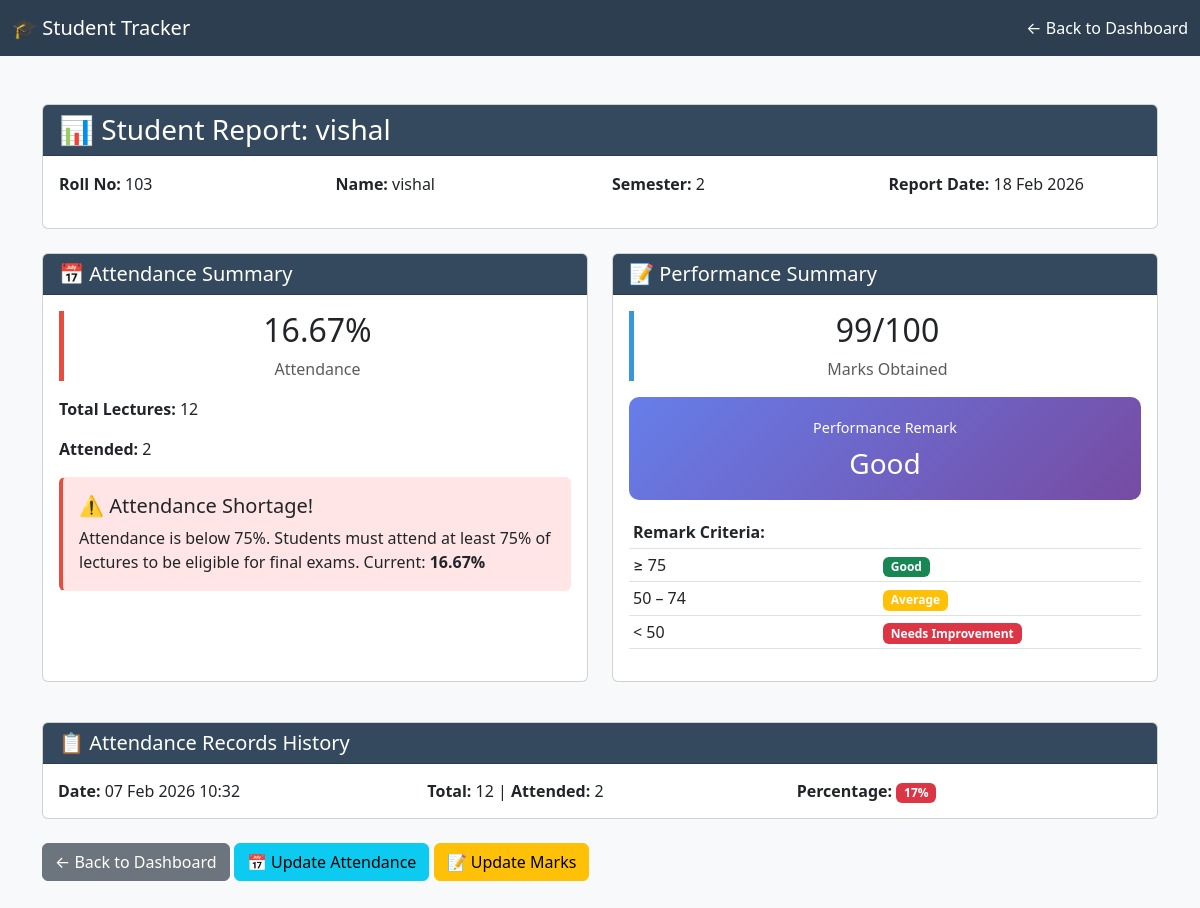
The page /report/2/ (signed in) on the database its author committed.
### tracker/models.py (models this page shows, shortened)
class Student(models.Model):
    user = models.OneToOneField(
        User,
        on_delete=models.CASCADE,
        null=True,
        blank=True
    )
    roll_no = models.IntegerField(unique=True)
    name = models.CharField(max_length=100)
    semester = models.IntegerField(
        validators=[MinValueValidator(1), MaxValueValidator(8)]
    )
    def get_total_lectures(self):
        latest = self.attendance_records.first()
        return latest.total_lectures if latest else 0
    def get_attended_lectures(self):
        latest = self.attendance_records.first()
        return latest.attended_lectures if latest else 0
    def get_attendance_percentage(self):
        total = self.get_total_lectures()
        if total == 0:
            return 0
        return round((self.get_attended_lectures() / total) * 100, 2)
    def has_attendance_shortage(self):
        return self.get_attendance_percentage() < 75

class Mark(models.Model):
    student = models.OneToOneField(
        Student,
        on_delete=models.CASCADE,
        related_name="mark"
    )
    marks_obtained = models.IntegerField(validators=[MinValueValidator(0), MaxValueValidator(100)])
    def get_performance_remark(self):
        if self.marks_obtained >= 75:
            return "Good"
        elif self.marks_obtained >= 50:
            return "Average"
        return "Needs Improvement"

class AttendanceRecord(models.Model):
    student = models.ForeignKey(
        Student,
        on_delete=models.CASCADE,
        related_name="attendance_records"
    )
    date = models.DateTimeField(default=timezone.now)
    total_lectures = models.IntegerField(validators=[MinValueValidator(1)])
    attended_lectures = models.IntegerField(validators=[MinValueValidator(0)])
    class Meta:
        ordering = ['-date']

### tracker/views.py (the view)
# urls.py: path('report/<int:pk>/', StudentReportView.as_view(), name='student_report'),
class StudentReportView(LoginRequiredMixin, DetailView):
    model = Student
    template_name = 'tracker/student_report.html'
    context_object_name = 'student'
    def get_context_data(self, **kwargs):
        context = super().get_context_data(**kwargs)
        student = self.get_object()
        attendance_records = AttendanceRecord.objects.filter(student=student)
        total_lectures = 0
        attended_lectures = 0
        for record in attendance_records:
            total_lectures += record.total_lectures
            attended_lectures += record.attended_lectures
        attendance_percentage = (
            (attended_lectures / total_lectures) * 100
            if total_lectures > 0 else 0
        )
        mark = Mark.objects.filter(student=student).first()
        context.update({
            'attendance_records': attendance_records,
            'total_lectures': total_lectures,
            'attended_lectures': attended_lectures,
            'attendance_percentage': round(attendance_percentage, 2),
            'mark': mark,
        })
        return context

### tracker/templates/tracker/student_report.html (shortened to what this page needs)
<!DOCTYPE html>
<html lang="en">
<head>
    <link href="https://cdn.jsdelivr.net/npm/bootstrap@5.3.0/dist/css/bootstrap.min.css" rel="stylesheet">
</head>
<body class="bg-light">
    <nav class="navbar navbar-expand-lg navbar-dark">
        <div class="container-fluid">
            <span class="navbar-brand">🎓 Student Tracker</span>
            <a href="{% url 'student_list' %}" class="nav-link ms-auto">← Back to Dashboard</a>
        </div>
    </nav>
    <div class="container mt-5">
        <div class="card mb-4">
            <div class="card-header">
                <h3 class="mb-0">📊 Student Report: {{ student.name }}</h3>
            </div>
            <div class="card-body">
                <div class="row">
                    <div class="col-md-3">
                        <p><strong>Roll No:</strong> {{ student.roll_no }}</p>
                    </div>
                    <div class="col-md-3">
                        <p><strong>Name:</strong> {{ student.name }}</p>
                    </div>
                    <div class="col-md-3">
                        <p><strong>Semester:</strong> {{ student.semester }}</p>
                    </div>
                    <div class="col-md-3">
                        <p><strong>Report Date:</strong> {% now "d M Y" %}</p>
                    </div>
                </div>
            </div>
        </div>
        <div class="row mb-4">
            <div class="col-md-6 mb-3">
                <div class="card h-100">
                    <div class="card-header">
                        <h5 class="mb-0">📅 Attendance Summary</h5>
                    </div>
                    <div class="card-body">
                        <div class="stat-card {% if attendance_percentage < 75 %}warning{% else %}success{% endif %}">
                            <h2 class="text-center">{{ attendance_percentage }}%</h2>
                            <p class="text-center text-muted">Attendance</p>
                        </div>
                        <div class="mt-3">
                            <p><strong>Total Lectures:</strong> {{ total_lectures }}</p>
                            <p><strong>Attended:</strong> {{ attended_lectures }}</p>
                        </div>
                        {% if student.has_attendance_shortage %}
                            <div class="alert attendance-alert mt-3" role="alert">
                                <h5>⚠️ Attendance Shortage!</h5>
                                <p class="mb-0">
                                    Attendance is below 75%. Students must attend at least 75% of lectures
                                    to be eligible for final exams. Current: <strong>{{ attendance_percentage }}%</strong>
                                </p>
                            </div>
                        {% else %}
                            <div class="alert alert-success mt-3" role="alert">
                                <h5>✓ Good Attendance</h5>
                                <p class="mb-0">Current attendance meets the minimum requirement of 75%.</p>
                            </div>
                        {% endif %}
                    </div>
                </div>
            </div>
            <div class="col-md-6 mb-3">
                <div class="card h-100">
                    <div class="card-header">
                        <h5 class="mb-0">📝 Performance Summary</h5>
                    </div>
                    <div class="card-body">
                        {% if mark %}
                            <div class="stat-card">
                                <h2 class="text-center">{{ mark.marks_obtained }}/100</h2>
                                <p class="text-center text-muted">Marks Obtained</p>
                            </div>
                            <div class="remark-box mt-3">
                                <p class="mb-0" style="font-size: 0.9rem;">Performance Remark</p>
                                <h3 class="mt-2 mb-0">{{ mark.get_performance_remark }}</h3>
                            </div>
                            <div class="mt-3">
                                <table class="table table-sm">
                                    <tbody>
                                        <tr>
                                            <td><strong>Remark Criteria:</strong></td>
                                            <td></td>
                                        </tr>
                                        <tr>
                                            <td>≥ 75</td>
                                            <td><span class="badge bg-success">Good</span></td>
                                        </tr>
                                        <tr>
                                            <td>50 – 74</td>
                                            <td><span class="badge bg-warning">Average</span></td>
                                        </tr>
                                        <tr>
                                            <td>&lt; 50</td>
                                            <td><span class="badge bg-danger">Needs Improvement</span></td>
                                        </tr>
                                    </tbody>
                                </table>
                            </div>
                        {% else %}
                            <div class="alert alert-info" role="alert">
                                <p class="mb-0">No marks have been entered yet. Please enter marks to see the performance remark.</p>
                            </div>
                        {% endif %}
                    </div>
                </div>
            </div>
        </div>
        {% if attendance_records %}
            <div class="card mb-4">
                <div class="card-header">
                    <h5 class="mb-0">📋 Attendance Records History</h5>
                </div>
                <div class="card-body p-0">
                    {% for record in attendance_records %}
                        <div class="record-item">
                            <div class="row">
                                <div class="col-md-4">
                                    <strong>Date:</strong> {{ record.date|date:"d M Y H:i" }}
                                </div>
                                <div class="col-md-4">
                                    <strong>Total:</strong> {{ record.total_lectures }} | <strong>Attended:</strong> {{ record.attended_lectures }}
                                </div>
                                <div class="col-md-4">
                                    {% widthratio record.attended_lectures record.total_lectures 100 as percentage %}
                                    <strong>Percentage:</strong>
                                    {% if percentage >= 75 %}
                                        <span class="badge bg-success">{{ percentage }}%</span>
                                    {% else %}
                                        <span class="badge bg-danger">{{ percentage }}%</span>
                                    {% endif %}
                                </div>
                            </div>
                        </div>
                    {% endfor %}
                </div>
            </div>
        {% endif %}
        <div class="mb-5">
            <a href="{% url 'student_list' %}" class="btn btn-secondary">← Back to Dashboard</a>
            <a href="{% url 'mark_attendance' student.id %}" class="btn btn-info">📅 Update Attendance</a>
            {% if not mark %}
                <a href="{% url 'enter_marks' student.id %}" class="btn btn-warning">📝 Enter Marks</a>
            {% else %}
                <a href="{% url 'enter_marks' student.id %}" class="btn btn-warning">📝 Update Marks</a>
            {% endif %}
        </div>
    </div>
</body>
</html>

### tracker/templates/tracker/student_report.html (style rules this page uses)
.navbar { background-color: #2c3e50; }
.navbar a { color: white !important; }
.card-header { background-color: #34495e; color: white; }
.stat-card { border-left: 5px solid #3498db; }
.stat-card.warning { border-left-color: #e74c3c; }
.remark-box { background: linear-gradient(135deg, #667eea 0%, #764ba2 100%); color: white; padding: 20px; border-radius: 10px; text-align: center; }
.attendance-alert { background-color: #ffe5e5; border-left: 4px solid #e74c3c; }
.record-item { padding: 15px; border-bottom: 1px solid #ecf0f1; }
.record-item:last-child { border-bottom: none; }

### rows shown on the page
Student: name "vishal", roll_no "103", semester "2"
Mark: marks_obtained "99", get_performance_remark "Good"
AttendanceRecord: date "07 Feb 2026 10:32", total_lectures "12", attended_lectures "2", percentage "17"

### other values the page prints
{{ attendance_percentage }} "16.67"
{{ total_lectures }} "12"
{{ attended_lectures }} "2"
